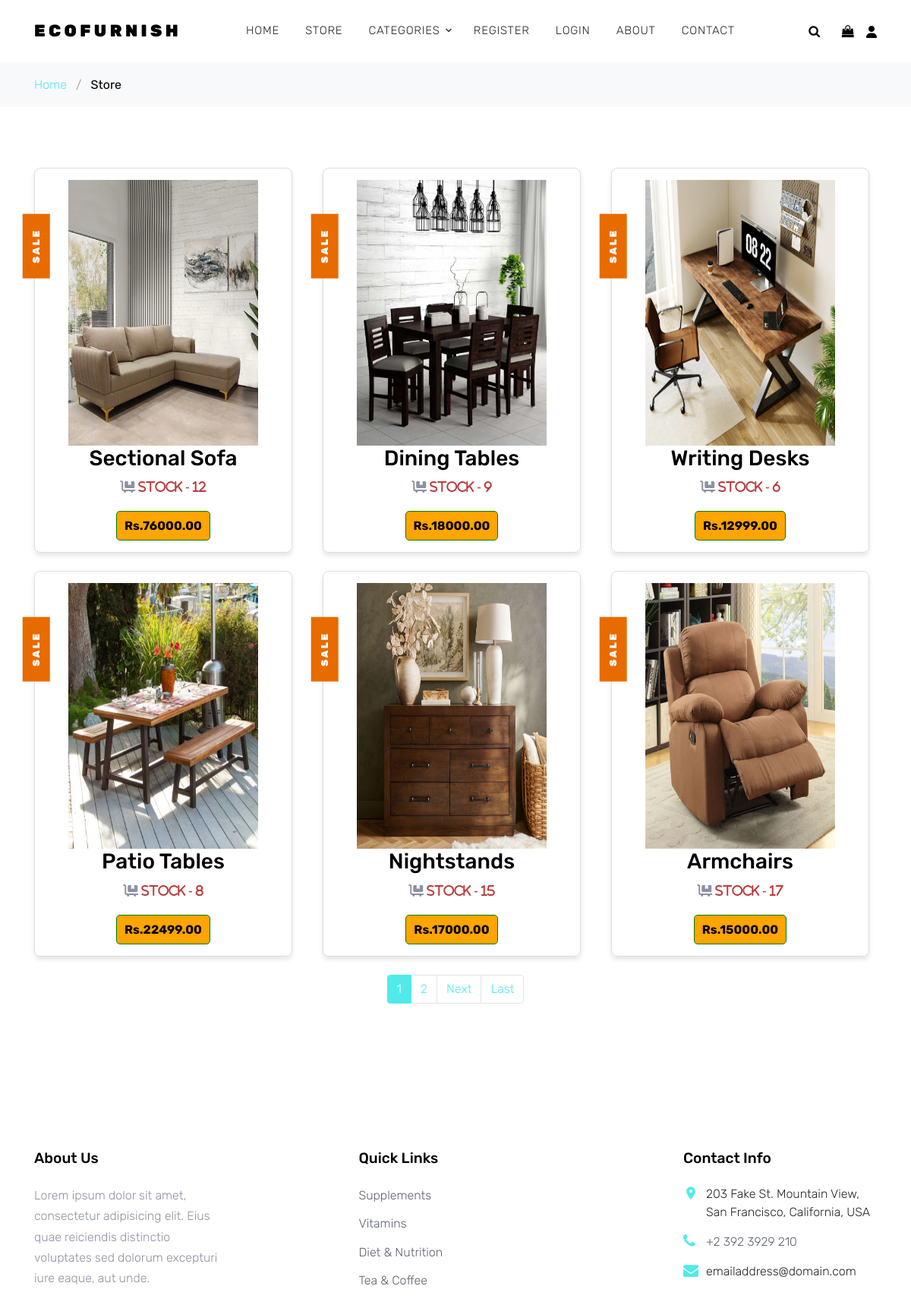
/shop/, run on an earlier commit of the app's database.
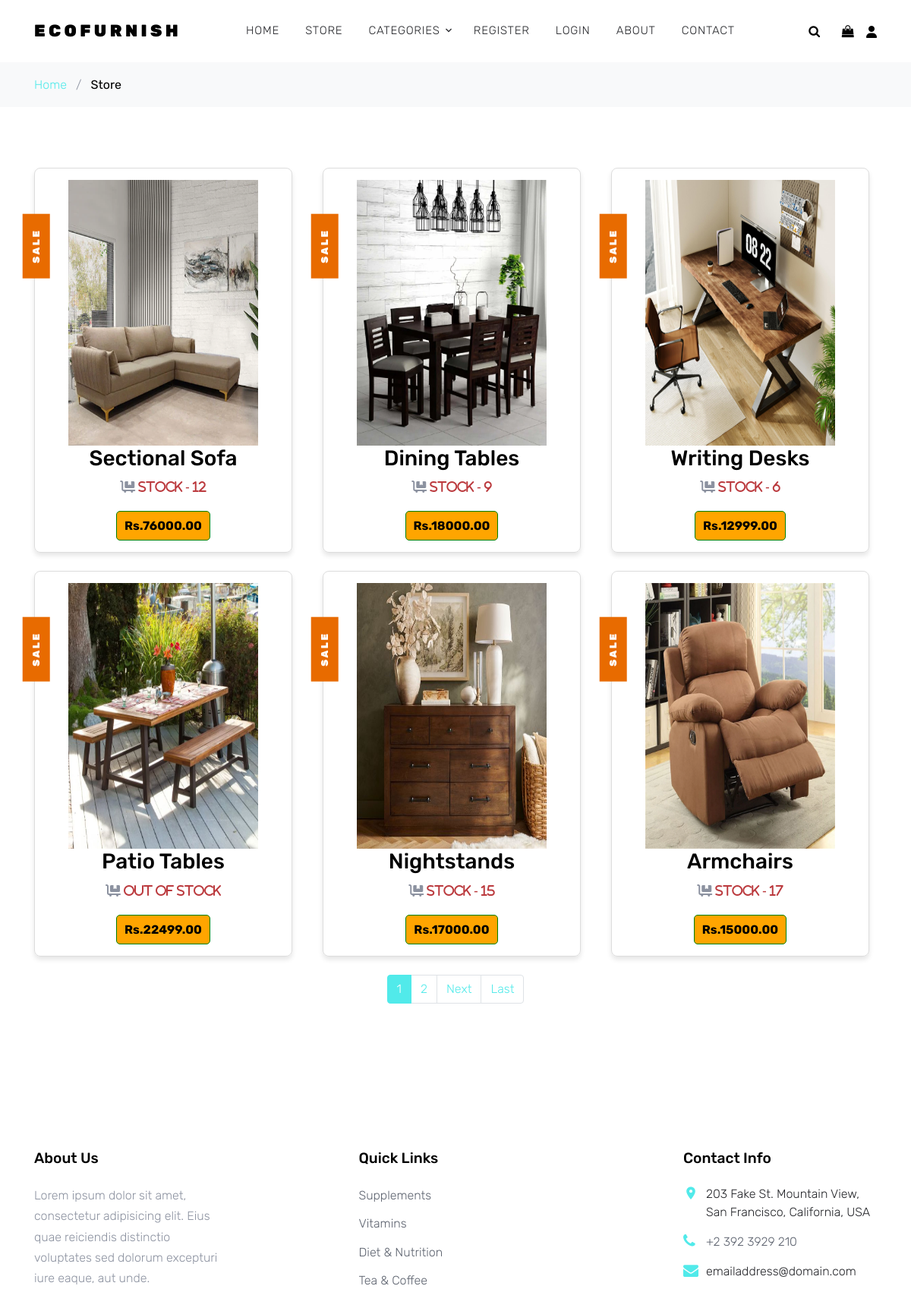
And on a later commit of the database.
### Store/models.py (models this page shows, shortened)
class Furniture(models.Model):
    product = models.CharField(max_length=50, unique=True)
    description = models.TextField(max_length=1000, blank=True)
    category = models.ForeignKey(Categories, on_delete=models.PROTECT)
    price = models.DecimalField(max_digits=20, decimal_places=2)
    image = models.ImageField(upload_to='Furniture')
    stock = models.IntegerField()

### Store/views.py (the view)
# urls.py: path('shop/', Shop, name='shop'),
def Shop(request, link=None):
    if link is not None:
        cat = Categories.objects.get(link=link)
        products = Furniture.objects.filter(category=cat.id)
    else:
        all_items = Furniture.objects.all()
        paginator = Paginator(all_items, 6)
        page_number = request.GET.get('page')
        products = paginator.get_page(page_number)
    return render(request, 'Store/Shop.html', {'products': products})

### Store/context_processors.py (called while the page is built)
def EcoFurnish_Category(request):
    cat = Categories.objects.all()
    return dict(cat=cat)

### Template/Store/Shop.html (shortened to what this page needs)
{% extends 'Home/Base.html' %}
{% load static %}
{% block content %}
    <div class="bg-light py-3">
      <div class="container">
        <div class="row">
          <div class="col-md-12 mb-0"><a href="index.html">Home</a> <span class="mx-2 mb-0">/</span> <strong class="text-black">Store</strong></div>
        </div>
      </div>
    </div>
    <div class="site-section">
      <div class="container">
          <div class="row g-4">
            {% for i in products %}
            <div class="col-sm-6 col-md-4">
                <div class="text-center item mb-4"
                  style="border: 1px solid #ddd; border-radius: 8px; padding: 15px; box-shadow: 0 4px 6px rgba(0, 0, 0, 0.1); margin-right: 10px;">
                    <span class="tag">Sale</span>
                    <a href="{% url 'Store:single_details' i.id %}"> <img src="{{i.image.url}}" alt="Image" style="width:250px;height:350px;"></a>
                    <h3 class="text-dark"><a href="{% url 'Store:single_details' i.id %}">{{i.product}}</a></h3>
                    <p class="fa-solid fa-cart-flatbed">
                        {% if i.stock > 0 %}
                        <span style="color: #BB3A3E;">Stock - {{i.stock}}</span>
                        {% else %}
                        <span style="color: #BB3A3E;">Out of Stock</span>
                        {% endif %}
                    </p> <br>
                    <div class="price-box mt-2" style="display: inline-block; padding: 5px 10px; border: 1px solid green; border-radius: 5px; background-color: orange; color: black; font-weight: bold;">
                        Rs.{{i.price}}
                    </div>
                </div>
            </div>
            {% empty %}
            <h2 style="text-align:center;color:#308126;">No Results Found</h2>
            {% endfor %}
          </div>
          <div class="pagination justify-content-center">
            {% if products.paginator.num_pages > 1 %}
                <ul class="pagination">
                    {% for num in products.paginator.page_range %}
                         <li class="page-item {% if num == products.number %}active{% endif %}">
                             <a class="page-link" href="?page={{ num }}">{{ num }}</a>
                         </li>
                    {% endfor %}
                    {% if products.has_next %}
                        <li class="page-item">
                            <a class="page-link" href="?page={{ products.next_page_number }}">Next</a>
                        </li>
                        <li class="page-item">
                            <a class="page-link" href="?page={{ products.paginator.num_pages }}">Last</a>
                        </li>
                    {% endif %}
                </ul>
            {% endif %}
        </div>
      </div>
    </div>
{% endblock %}

### Template/Home/Base.html (shortened to what this page needs)
<!DOCTYPE html>
<html lang="en">
{% load static %}
<head>
  <link rel="stylesheet" href="{% static 'fonts/icomoon/style.css' %}">
  <link rel="stylesheet" href="{% static 'css/bootstrap.min.css' %}">
  <link rel="stylesheet" href="{% static 'css/magnific-popup.css' %}">
  <link rel="stylesheet" href="{% static 'css/jquery-ui.css' %}">
  <link rel="stylesheet" href="{% static 'css/owl.carousel.min.css' %}">
  <link rel="stylesheet" href="{% static 'css/owl.theme.default.min.css' %}">
  <link rel="stylesheet" href="https://cdnjs.cloudflare.com/ajax/libs/font-awesome/6.7.2/css/all.min.css">
  <link rel="stylesheet" href="{% static 'css/aos.css' %}">
  <link rel="stylesheet" href="{% static 'css/style.css' %}">
</head>
<body>
  <div class="site-wrap">
    {% include 'Home/NavBar.html' %}
    {% block content %}
    {% endblock %}
    {% include 'Home/Footer.html' %}
  </div>
</body>
</html>

### Template/Home/NavBar.html (shortened to what this page needs)
<div class="site-navbar py-2">
  <div class="container">
    <div class="d-flex align-items-center justify-content-between">
      <div class="logo">
        <div class="site-logo">
          <a href="{% url 'Store:home' %}" class="js-logo-clone">EcoFurnish</a>
        </div>
      </div>
      <div class="main-nav d-none d-lg-block">
        <nav class="site-navigation text-right text-md-center" role="navigation">
          <ul class="site-menu js-clone-nav d-none d-lg-block">
            <li><a href="{% url 'Store:home' %}">Home</a></li>
            <li><a href="{% url 'Store:shop' %}">Store</a></li>
            <li class="has-children">
              <a href="#">Categories</a>
            </li>
            {% if user.is_authenticated %}
            <li><a href="{% url 'Customer:logout' %}">Logout</a></li>
            {% else %}
            <li><a href="{% url 'Customer:register' %}">Register</a></li>
            <li><a href="{% url 'Customer:login' %}">Login</a></li>
            <li><a href="{% url 'Store:about' %}">About</a></li>
            <li><a href="{% url 'Store:contact' %}">Contact</a></li>
            {% endif %}
          </ul>
        </nav>
      </div>
      <div class="icons">
        <a href="#" class="icons-btn d-inline-block js-search-open"><span class="icon-search"></span></a>
        <a href="{% url 'Cart:cart' %}" class="icons-btn d-inline-block bag">
          <span class="icon-shopping-bag"></span>
        </a>
        <a href="{% url 'Customer:profile' %}"><span class="fa-solid fa-user"></span></a>
      </div>
    </div>
  </div>
</div>

### Template/Home/Footer.html
<footer class="site-footer">
  <div class="container">
    <div class="row">
      <div class="col-md-6 col-lg-3 mb-4 mb-lg-0">
        <div class="block-7">
          <h3 class="footer-heading mb-4">About Us</h3>
          <p>Lorem ipsum dolor sit amet, consectetur adipisicing elit. Eius quae reiciendis distinctio voluptates
            sed dolorum excepturi iure eaque, aut unde.</p>
        </div>
      </div>
      <div class="col-lg-3 mx-auto mb-5 mb-lg-0">
        <h3 class="footer-heading mb-4">Quick Links</h3>
        <ul class="list-unstyled">
          <li><a href="#">Supplements</a></li>
          <li><a href="#">Vitamins</a></li>
          <li><a href="#">Diet &amp; Nutrition</a></li>
          <li><a href="#">Tea &amp; Coffee</a></li>
        </ul>
      </div>
      <div class="col-md-6 col-lg-3">
        <div class="block-5 mb-5">
          <h3 class="footer-heading mb-4">Contact Info</h3>
          <ul class="list-unstyled">
            <li class="address">203 Fake St. Mountain View, San Francisco, California, USA</li>
            <li class="phone"><a href="tel://23923929210">+2 392 3929 210</a></li>
            <li class="email">emailaddress@domain.com</li>
          </ul>
        </div>
      </div>
    </div>
  </div>
</footer>

### Static/css/style.css (style rules this page uses)
body { line-height: 1.7; color: #8c92a0; font-weight: 300; font-size: 16px; }
a { -webkit-transition: .3s all ease; -o-transition: .3s all ease; transition: .3s all ease; }
.text-black { color: #000; }
.site-wrap:before { -webkit-transition: .3s all ease-in-out; -o-transition: .3s all ease-in-out; transition: .3s all ease-in-out; background: rgba(0, 0, 0, 0.6); content: ""; position: absolute; z-index: 2000; top: 0; left: 0; right: 0; bottom: 0; opacity: 0; visibility: hidden; }
.site-section { padding: 2.5em 0; }
@media (min-width: 768px) { .site-section { padding: 5em 0; } }
.site-footer { padding: 6em 0; }
.site-footer ul li { margin-bottom: 10px; }
.site-footer ul li a { color: #5c626e; }
.site-footer .footer-heading { font-size: 1.2rem; color: #000; margin-bottom: 1rem; }
.site-logo a { text-transform: uppercase; letter-spacing: .2em; font-size: 22px; color: #000 !important; font-weight: 900; }
.icons-btn { display: inline-block; text-align: center; }
.icons-btn span { display: block; height: 40px; width: 40px; line-height: 40px; }
.site-navbar { margin-bottom: 0px; z-index: 1999; position: relative; top: 0; width: 100%; background: #fff; }
.site-navbar a { color: #000; }
.site-navbar .site-navigation .site-menu { margin-left: 0; padding-left: 0; margin-bottom: 0; }
.site-navbar .site-navigation .site-menu a { text-decoration: none !important; font-size: 15px; display: inline-block; }
.site-navbar .site-navigation .site-menu > li { display: inline-block; padding: 10px 5px; }
.site-navbar .site-navigation .site-menu > li > a { padding: 10px 10px; text-transform: uppercase; letter-spacing: .05em; color: #25262a; font-size: 15px; text-decoration: none !important; }
.site-navbar .site-navigation .site-menu .has-children { position: relative; }
.site-navbar .site-navigation .site-menu .has-children > a { position: relative; padding-right: 20px; }
.site-navbar .site-navigation .site-menu .has-children > a:before { position: absolute; content: "\e313"; font-size: 16px; top: 50%; right: 0; -webkit-transform: translateY(-50%); -ms-transform: translateY(-50%); transform: translateY(-50%); font-family: 'icomoon'; }
.site-navbar .site-navigation .site-menu .has-children a { text-transform: uppercase; }
.site-mobile-menu .site-mobile-menu-header .site-mobile-menu-logo a { display: inline-block; text-transform: uppercase; color: #000; letter-spacing: .2em; font-size: 22px; font-weight: 900; }
.site-mobile-menu .site-nav-wrap { padding: 0; margin: 0; list-style: none; position: relative; }
.site-mobile-menu .site-nav-wrap a { padding: 10px 20px; display: block; position: relative; color: #212529; }
.site-mobile-menu .site-nav-wrap li { position: relative; display: block; }
.site-mobile-menu .site-nav-wrap > li { display: block; position: relative; float: left; width: 100%; }
.site-mobile-menu .site-nav-wrap > li > a { padding-left: 20px; font-size: 20px; }
.block-5 ul, .block-5 ul li { list-style: none; padding: 0; margin: 0; line-height: 1.5; }
.block-5 ul li { padding-left: 30px; position: relative; margin-bottom: 15px; color: #25262a; }
.block-5 ul li:before { top: 0; font-family: "icomoon"; content: ""; position: absolute; left: 0; font-size: 20px; line-height: 1; color: #51eaea; }
.block-5 ul li.address:before { content: "\e8b4"; }
.block-5 ul li.email:before { content: "\f0e0"; }
.block-5 ul li.phone:before { content: "\f095"; }
.bag { position: relative; }
.item h3 a { color: #000; }
.tag { position: absolute; background: #e86b00; color: #fff; letter-spacing: .2em; padding: 7px 20px; font-size: .8rem; font-weight: 900; top: 0; left: 0; text-transform: uppercase; z-index: 2; -webkit-transform: rotate(-90deg) translateX(-100%) translateY(-70%); -ms-transform: rotate(-90deg) translateX(-100%) translateY(-70%); transform: rotate(-90deg) translateX(-100%) translateY(-70%); }

What changed in the data, as far as the page shows it:
changed Furniture "Patio Tables": stock "8" → (not shown); stock "Stock -" → "Out of Stock"
